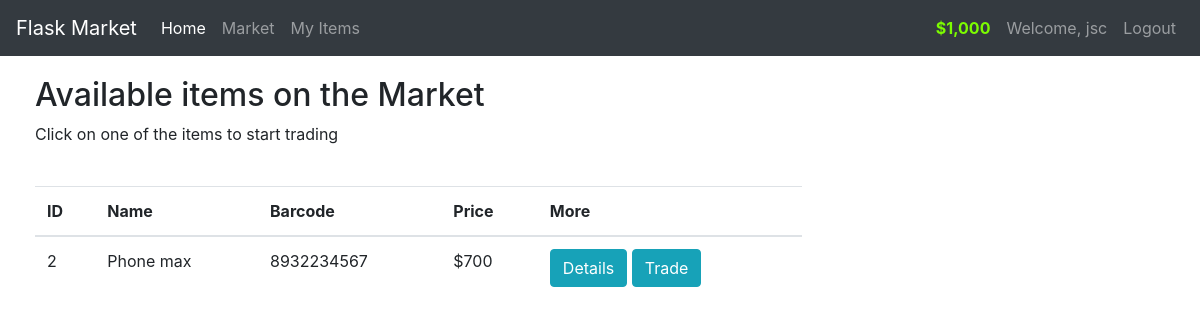
/market (signed in), run on an earlier commit of the app's database.
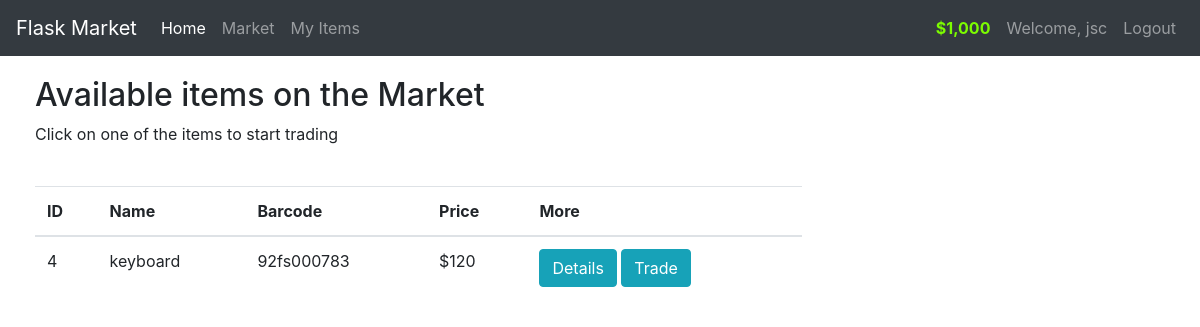
And on a later commit of the database.
### market/models.py (models this page shows, shortened)
class User(db.Model, UserMixin):
    id = db.Column(db.Integer(), primary_key=True)
    username = db.Column(db.String(length=30), nullable=False, unique=True)
    email_address = db.Column(db.String(length=50), nullable=False, unique=True)
    password_hash = db.Column(db.String(length=60), nullable=False)
    budget = db.Column(db.Integer(), nullable=False, default=1000)
    items = db.relationship('Item', backref='owned_user', lazy=True)
    @property
    def prettier_budget(self):
        if len(str(self.budget)) >= 4:
            return f'${str(self.budget)[:-3]},{str(self.budget)[-3:]}'
        else:
            return f"${self.budget}"
    @property
    def password(self):
        return self.password

class Item(db.Model):
    id = db.Column(db.Integer(), primary_key=True)
    name = db.Column(db.String(length=30), nullable=False)
    price = db.Column(db.Integer(), nullable=False)
    barcode = db.Column(db.String(length=12), nullable=False, unique=True)
    description = db.Column(db.String(length=1024), nullable=False)
    owner = db.Column(db.Integer(), db.ForeignKey('user.id'))

### market/routes.py (the view, shortened to what this page needs)
@app.route('/market', methods=['GET', 'POST'])
@login_required
def market_page():
    purchase_form = PurchaseItemForm()
    if request.method == "GET":
        items = Item.query.filter_by(owner=None)
        return render_template('market.html', items=items, purchase_form=purchase_form)

### market/models.py (called while the page is built)
@login_manager.user_loader
def load_user(user_id):
    return User.query.get(int(user_id))

### market/templates/market.html (shortened to what this page needs)
{% extends 'base.html' %}
{% block content %}
<div class="row" style="margin-top:20px; margin-left:20px">
    <div class="col-8">
        <h2>Available items on the Market</h2>
        <p>Click on one of the items to start trading</p>
        <br>
        <table class="table table-hover">
            <thead>
                <tr>
                    <th scope="col">ID</th>
                    <th scope="col">Name</th>
                    <th scope="col">Barcode</th>
                    <th scope="col">Price</th>
                    <th scope="col">More</th>
                </tr>
            </thead>
            <tbody>
                {% for item in items %}
                <tr>
                    <td>{{ item.id }}</td>
                    <td>{{ item.name }}</td>
                    <td>{{ item.barcode }}</td>
                    <td>${{ item.price }}</td>
                    <td>
                        <button class="btn btn-outline btn-info" data-toggle="modal"
                            data-target="#Modal-MoreInfo-{{ item.id }}">Details</button>
                        <button class="btn btn-outline btn-info" data-toggle="modal"
                            data-target="#Modal-PurchaseConfirm-{{ item.id }}">Trade</button>
                    </td>
                </tr>
                {% endfor %}
            </tbody>
        </table>
    </div>
</div>
{% endblock %}

### market/templates/base.html (shortened to what this page needs)
<!doctype html>
<html lang="en">
<head>
    <link rel="stylesheet" href="https://cdn.jsdelivr.net/npm/bootstrap@4.5.3/dist/css/bootstrap.min.css"
>
</head>
<body>
    <nav class="navbar navbar-expand-md navbar-dark bg-dark">
        <a class="navbar-brand" href="#">Flask Market</a>
        <div class="collapse navbar-collapse" id="navbarNav">
            <ul class="navbar-nav mr-auto">
                <li class="nav-item active">
                    <a class="nav-link" href="{{ url_for('home_page') }}">Home </a>
                </li>
                <li class="nav-item">
                    <a class="nav-link" href="{{ url_for('market_page') }}">Market</a>
                </li>
                <li class="nav-item">
                    <a class="nav-link" href="{{ url_for('items_page') }}">My Items</a>
                </li>
            </ul>
            {% if current_user.is_authenticated %}
            <ul class="navbar-nav">
                <li class="nav-item">
                    <a class="nav-link" style="color: lawngreen; font-weight: bold">
                        {{ current_user.prettier_budget }}
                    </a>
                </li>
                <li class="nav-item">
                    <a class="nav-link">Welcome, {{ current_user.username }}</a>
                </li>
                <li class="nav-item">
                    <a class="nav-link" href="{{ url_for('logout_page') }}">Logout</a>
                </li>
            </ul>
            {% endif %}
        </div>
    </nav>
    {% block content %}
    {% endblock %}
</body>
</html>

What changed in the data, as far as the page shows it:
no longer on this page (row edited): Item: id "2", name "Phone max", barcode "8932234567", price "700"
added Item: id "4", name "keyboard", barcode "92fs000783", price "120"
